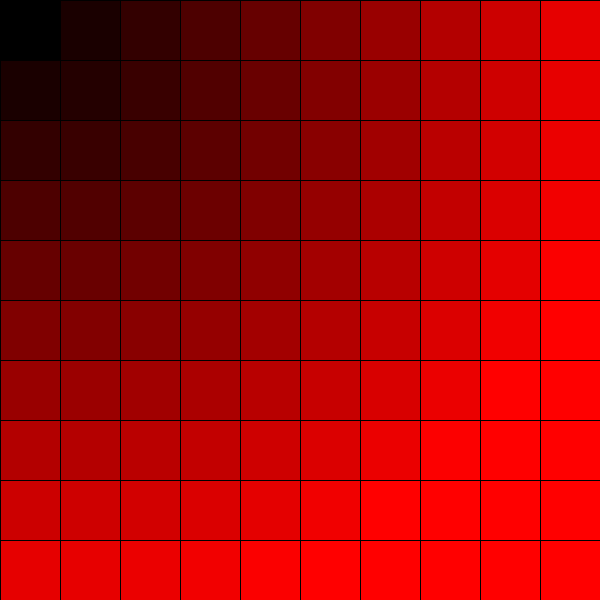
Frame 1 (no input)
Frame 60 (the mouse pressed at the canvas centre just before this capture): identical to frame 1, image omitted
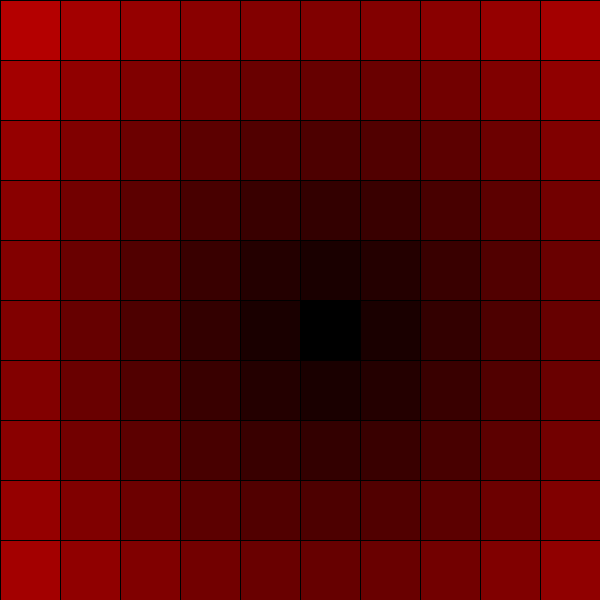
Frame 120 (the mouse held since frame 60 and released just before this capture)

The Processing sketch that drew these frames (run headless with seeded random() and noise(); from frame 60 on, the mouse is pressed at the canvas centre):

// Processing sketch: for_09
// ── for_09.pde
int cantFor = 10;
int ancho, alto;

void setup() {
  size(600, 600);
  ancho = width/cantFor;
  alto = height/cantFor;
}

void draw() {
  background(200);
  
  for (int j=0; j<cantFor; j++) {
    for (int i=0; i<cantFor; i++) {
      int colorDelRect = round(map(dist(mouseX, mouseY, i * ancho, j * alto), 0, width, 0, 255));
      fill(colorDelRect, 0, 0);
      rect(i * ancho, j * alto, ancho, alto);
    }
  }
}
